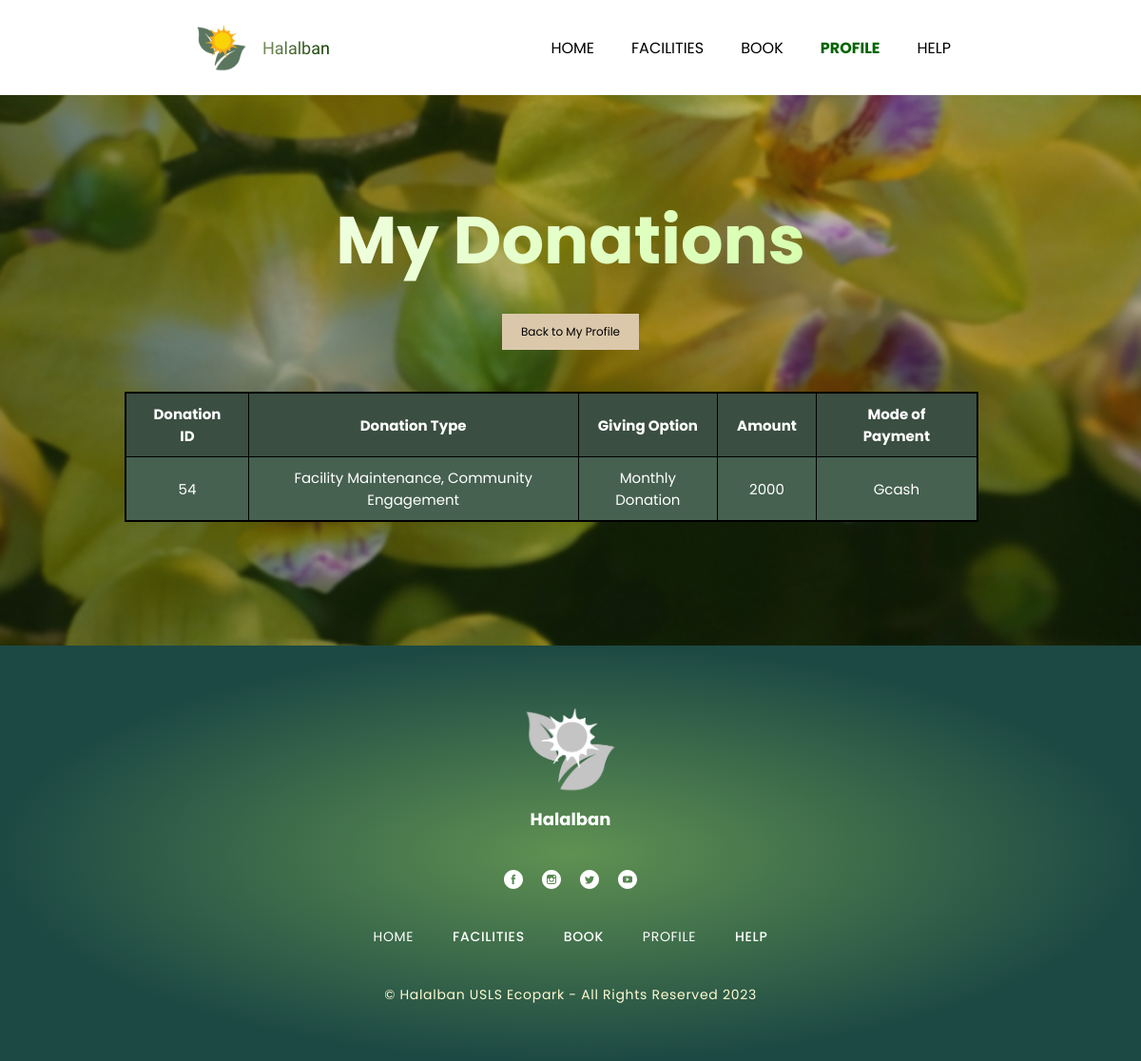
/view/user-donations.php (signed in), run on the app's committed database.
### tables this page shows
CREATE TABLE `donations` (
  `donation_id` int(11) NOT NULL,
  `user_id` int(11) DEFAULT NULL,
  `donation_type` varchar(255) DEFAULT NULL,
  `giving_option` varchar(255) DEFAULT NULL,
  `amount` varchar(225) DEFAULT NULL,
  `mode_of_payment` varchar(50) DEFAULT NULL
);

### model/user-donations-model.php (called while the page is built, shortened)
<?php
include '../db_connection.php';
$email = $_SESSION['email'];
$sql_user_id = "SELECT id FROM users WHERE email = ?";
$stmt = $conn->prepare($sql_user_id);
$stmt->bind_param("s", $email);
$stmt->execute();
$result_user_id = $stmt->get_result();
if ($result_user_id && $result_user_id->num_rows > 0) {
    $row = $result_user_id->fetch_assoc();
    $user_id = $row['id'];
    $sql = "SELECT * FROM donations WHERE user_id = ?";
    $stmt = $conn->prepare($sql);
    $stmt->bind_param("i", $user_id);
    $stmt->execute();
    $result_donations = $stmt->get_result();
} else {
    echo "<tr><td colspan='9'>User not found</td></tr>";
}
?>

### view/user-donations.php (the view, shortened to what this page needs)
<?php
include '../model/user-donations-model.php';
?>
<!DOCTYPE html>
<html>
<head>
    <link rel="stylesheet" href="css/donations.css" />
    <link rel="stylesheet" type="text/css" href="css/global.css"/>
</head>
<body>
    <div class="profile3">
        <header class="navbar">
            <div class="frameroot">
                <img class="image-3-icon" loading="eager" alt="" src="./public/image-3@2x.png" />
                <div class="halalban">Halalban</div>
            </div>
            <div class="menu">
                <a class="home" href="home.php">HOME</a>
                <a class="facilities" href="facilities.php">FACILITIES</a>
                <a class="book" href="book.php">BOOK</a>
                <a class="profile active" href="profile.php">PROFILE</a>
                <a class="help" href="help.php">HELP</a>
            </div>
        </header>
        <section class="profile5">
            <h1 class="my-profile">My Donations</h1>
            <div class="profile-left">
                <div class="buttons-container">
                    <a href="../view/profile.php" class="profile-link">Back to My Profile</a>
                </div>
                <div class="table-container">
                    <table>
                        <thead>
                        <tr>
                            <th>Donation ID</th>
                            <th>Donation Type</th>
                            <th>Giving Option</th>
                            <th>Amount</th>
                            <th>Mode of Payment</th>
                        </tr>
                        </thead>
                        <tbody>
                        <?php
                            if (isset($result_donations) && $result_donations->num_rows > 0) {
                                while($row = $result_donations->fetch_assoc()) {
                                    echo "<tr>";
                                    echo "<td>".$row['donation_id']."</td>";
                                    echo "<td>".$row['donation_type']."</td>";
                                    echo "<td>".$row['giving_option']."</td>";
                                    echo "<td>".$row['amount']."</td>";
                                    echo "<td>".$row['mode_of_payment']."</td>";
                                }
                            } else {
                                echo "<tr><td colspan='10'>No donations found</td></tr>";
                            }
                        ?>
                        </tbody>
                    </table>
                </div>
            </div>
        </section>
        <footer class="footer1">
            <div class="layer-0-1-parent">
                <img class="layer-0-11" loading="eager" alt="" src="./public/layer-0-1@2x.png" />
                <b class="halalban4">Halalban</b>
            </div>
            <div class="social-media-links">
                <img class="facebook-icon1" loading="eager" alt="" src="./public/facebook.svg" />
                <img class="instagram-icon1" loading="eager" alt="" src="./public/instagram.svg" />
                <img class="twitter-icon1" loading="eager" alt="" src="./public/twitter.svg" />
                <img class="youtube-icon1" loading="eager" alt="" src="./public/youtube.svg" />
            </div>
            <div class="menu3">
                <div class="home4">HOME</div>
                <div class="facilities1">FACILITIES</div>
                <div class="book5">BOOK</div>
                <div class="profile6">PROFILE</div>
                <div class="help4">HELP</div>
            </div>
            <div class="halalban-usls-ecopark1">© Halalban USLS Ecopark - All Rights Reserved 2023</div>
        </footer>
</body>
</html>

### view/css/donations.css (style rules this page uses)
body { font-family: 'Poppins', sans-serif; background-color: #A2D2FF; }
table { margin: -20px; width: 100%; border: 2px solid black; border-collapse: collapse; }
th, td { padding: 10px 20px; border: 1px solid #000; }
td { text-align: center; background-color: #466150; padding: 10px; }
tr { background-color: #3a4e41; color: white; font-size: 15px; }
th { text-align: center; font-size: 15px; }
.my-profile { margin-top: 100px; margin-bottom: -50px; width: 1518px; position: relative; font-size: inherit; font-weight: 700; font-family: inherit; background: linear-gradient(90deg, #fff, #c7ff8e); -webkit-background-clip: text; -webkit-text-fill-color: transparent; display: inline-block; max-width: 100%; z-index: 1; }
.profile-link { appearance: none; text-decoration: none; outline: none; cursor: pointer; border: none; padding: 10px 20px; background-color: #dbc8ab; border-radius: 0px; display: inline-block; white-space: nowrap; color: rgb(0, 0, 0); font-family: 'Poppins', sans-serif; font-size: 12px; transition: background-color 0.3s ease; margin-bottom: 0px; }
.buttons-container { margin-bottom: 20px; }
.profile5 { align-self: stretch; max-width: 100%; overflow: hidden; }
.profile5 { background-color: #c1d1b5; display: flex; flex-direction: column; align-items: center; justify-content: center; padding: 108px 20px 150px; box-sizing: border-box; position: relative; gap: 74px; text-align: center; font-size: 70px; color: #fff; font-family: Poppins; padding-top: 100px; }
.profile-left { position: relative; width: 90%; display: flex; flex-direction: column; align-items: center; justify-content: center; gap: 44px; text-align: left; font-size: 20px; color: #fff; font-family: Poppins; }
@media screen and (max-width: 1200px) { .profile-left { min-width: 100%; } }

### data on the page
donations: donation_id "54", donation_type "Facility Maintenance, Community Engagement", giving_option "Monthly Donation", amount "2000", mode_of_payment "Gcash"
